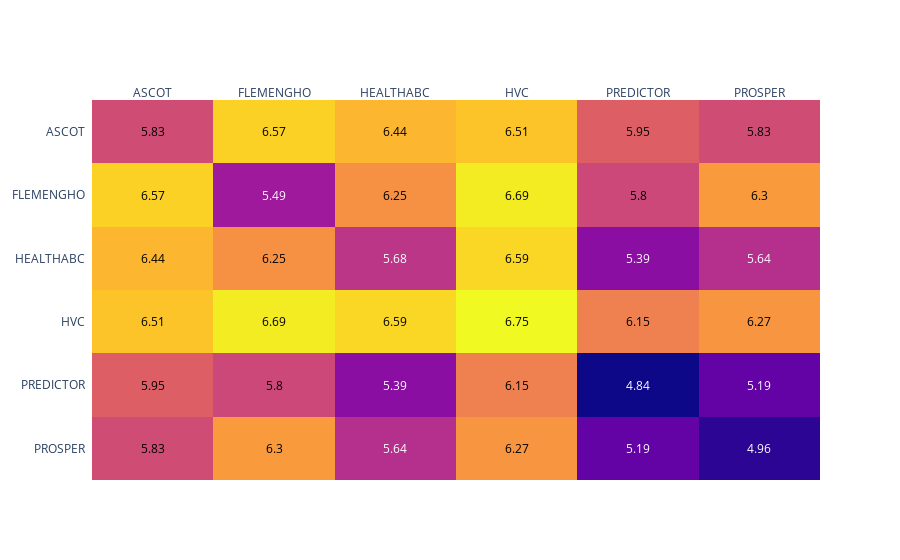

Source (notebook cell):
### Code cell
def plot_matrix(matrix: DataFrame) -> None:
    matrix = matrix.iloc[::-1]
    fig = ff.create_annotated_heatmap(
        matrix.round(2).to_numpy(),
        x=list(matrix.columns),
        y=list(matrix.index),
    )
    fig.update_xaxes(showgrid=False)
    fig.update_yaxes(showgrid=False)
    fig.show()

plot_matrix(DataFrame(distance_matrix))

### Figure 1 — Plotly figure (JSON) as saved in the notebook; plotly's stock layout.template omitted (floating-point values rounded to 4 significant figures)
{"data": [{"colorscale": [[0.0, "#0d0887"], [0.1111, "#46039f"], [0.2222, "#7201a8"], [0.3333, "#9c179e"], [0.4444, "#bd3786"], [0.5556, "#d8576b"], [0.6667, "#ed7953"], [0.7778, "#fb9f3a"], [0.8889, "#fdca26"], [1.0, "#f0f921"]], "reversescale": false, "showscale": false, "type": "heatmap", "x": ["ASCOT", "FLEMENGHO", "HEALTHABC", "HVC", "PREDICTOR", "PROSPER"], "y": ["PROSPER", "PREDICTOR", "HVC", "HEALTHABC", "FLEMENGHO", "ASCOT"], "z": [[5.83, 6.3, 5.64, 6.27, 5.19, 4.96], [5.95, 5.8, 5.39, 6.15, 4.84, 5.19], [6.51, 6.69, 6.59, 6.75, 6.15, 6.27], [6.44, 6.25, 5.68, 6.59, 5.39, 5.64], [6.57, 5.49, 6.25, 6.69, 5.8, 6.3], [5.83, 6.57, 6.44, 6.51, 5.95, 5.83]]}], "layout": {"annotations": [{"font": {"color": "#000000"}, "showarrow": false, "text": "5.83", "x": "ASCOT", "xref": "x", "y": "PROSPER", "yref": "y"}, {"font": {"color": "#000000"}, "showarrow": false, "text": "6.3", "x": "FLEMENGHO", "xref": "x", "y": "PROSPER", "yref": "y"}, {"font": {"color": "#FFFFFF"}, "showarrow": false, "text": "5.64", "x": "HEALTHABC", "xref": "x", "y": "PROSPER", "yref": "y"}, {"font": {"color": "#000000"}, "showarrow": false, "text": "6.27", "x": "HVC", "xref": "x", "y": "PROSPER", "yref": "y"}, {"font": {"color": "#FFFFFF"}, "showarrow": false, "text": "5.19", "x": "PREDICTOR", "xref": "x", "y": "PROSPER", "yref": "y"}, {"font": {"color": "#FFFFFF"}, "showarrow": false, "text": "4.96", "x": "PROSPER", "xref": "x", "y": "PROSPER", "yref": "y"}, {"font": {"color": "#000000"}, "showarrow": false, "text": "5.95", "x": "ASCOT", "xref": "x", "y": "PREDICTOR", "yref": "y"}, {"font": {"color": "#000000"}, "showarrow": false, "text": "5.8", "x": "FLEMENGHO", "xref": "x", "y": "PREDICTOR", "yref": "y"}, {"font": {"color": "#FFFFFF"}, "showarrow": false, "text": "5.39", "x": "HEALTHABC", "xref": "x", "y": "PREDICTOR", "yref": "y"}, {"font": {"color": "#000000"}, "showarrow": false, "text": "6.15", "x": "HVC", "xref": "x", "y": "PREDICTOR", "yref": "y"}, {"font": {"color": "#FFFFFF"}, "showarrow": false, "text": "4.84", "x": "PREDICTOR", "xref": "x", "y": "PREDICTOR", "yref": "y"}, {"font": {"color": "#FFFFFF"}, "showarrow": false, "text": "5.19", "x": "PROSPER", "xref": "x", "y": "PREDICTOR", "yref": "y"}, {"font": {"color": "#000000"}, "showarrow": false, "text": "6.51", "x": "ASCOT", "xref": "x", "y": "HVC", "yref": "y"}, {"font": {"color": "#000000"}, "showarrow": false, "text": "6.69", "x": "FLEMENGHO", "xref": "x", "y": "HVC", "yref": "y"}, {"font": {"color": "#000000"}, "showarrow": false, "text": "6.59", "x": "HEALTHABC", "xref": "x", "y": "HVC", "yref": "y"}, {"font": {"color": "#000000"}, "showarrow": false, "text": "6.75", "x": "HVC", "xref": "x", "y": "HVC", "yref": "y"}, {"font": {"color": "#000000"}, "showarrow": false, "text": "6.15", "x": "PREDICTOR", "xref": "x", "y": "HVC", "yref": "y"}, {"font": {"color": "#000000"}, "showarrow": false, "text": "6.27", "x": "PROSPER", "xref": "x", "y": "HVC", "yref": "y"}, {"font": {"color": "#000000"}, "showarrow": false, "text": "6.44", "x": "ASCOT", "xref": "x", "y": "HEALTHABC", "yref": "y"}, {"font": {"color": "#000000"}, "showarrow": false, "text": "6.25", "x": "FLEMENGHO", "xref": "x", "y": "HEALTHABC", "yref": "y"}, {"font": {"color": "#FFFFFF"}, "showarrow": false, "text": "5.68", "x": "HEALTHABC", "xref": "x", "y": "HEALTHABC", "yref": "y"}, {"font": {"color": "#000000"}, "showarrow": false, "text": "6.59", "x": "HVC", "xref": "x", "y": "HEALTHABC", "yref": "y"}, {"font": {"color": "#FFFFFF"}, "showarrow": false, "text": "5.39", "x": "PREDICTOR", "xref": "x", "y": "HEALTHABC", "yref": "y"}, {"font": {"color": "#FFFFFF"}, "showarrow": false, "text": "5.64", "x": "PROSPER", "xref": "x", "y": "HEALTHABC", "yref": "y"}, {"font": {"color": "#000000"}, "showarrow": false, "text": "6.57", "x": "ASCOT", "xref": "x", "y": "FLEMENGHO", "yref": "y"}, {"font": {"color": "#FFFFFF"}, "showarrow": false, "text": "5.49", "x": "FLEMENGHO", "xref": "x", "y": "FLEMENGHO", "yref": "y"}, {"font": {"color": "#000000"}, "showarrow": false, "text": "6.25", "x": "HEALTHABC", "xref": "x", "y": "FLEMENGHO", "yref": "y"}, {"font": {"color": "#000000"}, "showarrow": false, "text": "6.69", "x": "HVC", "xref": "x", "y": "FLEMENGHO", "yref": "y"}, {"font": {"color": "#000000"}, "showarrow": false, "text": "5.8", "x": "PREDICTOR", "xref": "x", "y": "FLEMENGHO", "yref": "y"}, {"font": {"color": "#000000"}, "showarrow": false, "text": "6.3", "x": "PROSPER", "xref": "x", "y": "FLEMENGHO", "yref": "y"}, {"font": {"color": "#000000"}, "showarrow": false, "text": "5.83", "x": "ASCOT", "xref": "x", "y": "ASCOT", "yref": "y"}, {"font": {"color": "#000000"}, "showarrow": false, "text": "6.57", "x": "FLEMENGHO", "xref": "x", "y": "ASCOT", "yref": "y"}, {"font": {"color": "#000000"}, "showarrow": false, "text": "6.44", "x": "HEALTHABC", "xref": "x", "y": "ASCOT", "yref": "y"}, {"font": {"color": "#000000"}, "showarrow": false, "text": "6.51", "x": "HVC", "xref": "x", "y": "ASCOT", "yref": "y"}, {"font": {"color": "#000000"}, "showarrow": false, "text": "5.95", "x": "PREDICTOR", "xref": "x", "y": "ASCOT", "yref": "y"}, {"font": {"color": "#000000"}, "showarrow": false, "text": "5.83", "x": "PROSPER", "xref": "x", "y": "ASCOT", "yref": "y"}], "xaxis": {"dtick": 1, "gridcolor": "rgb(0, 0, 0)", "showgrid": false, "side": "top", "ticks": ""}, "yaxis": {"dtick": 1, "showgrid": false, "ticks": "", "ticksuffix": "  "}}}
